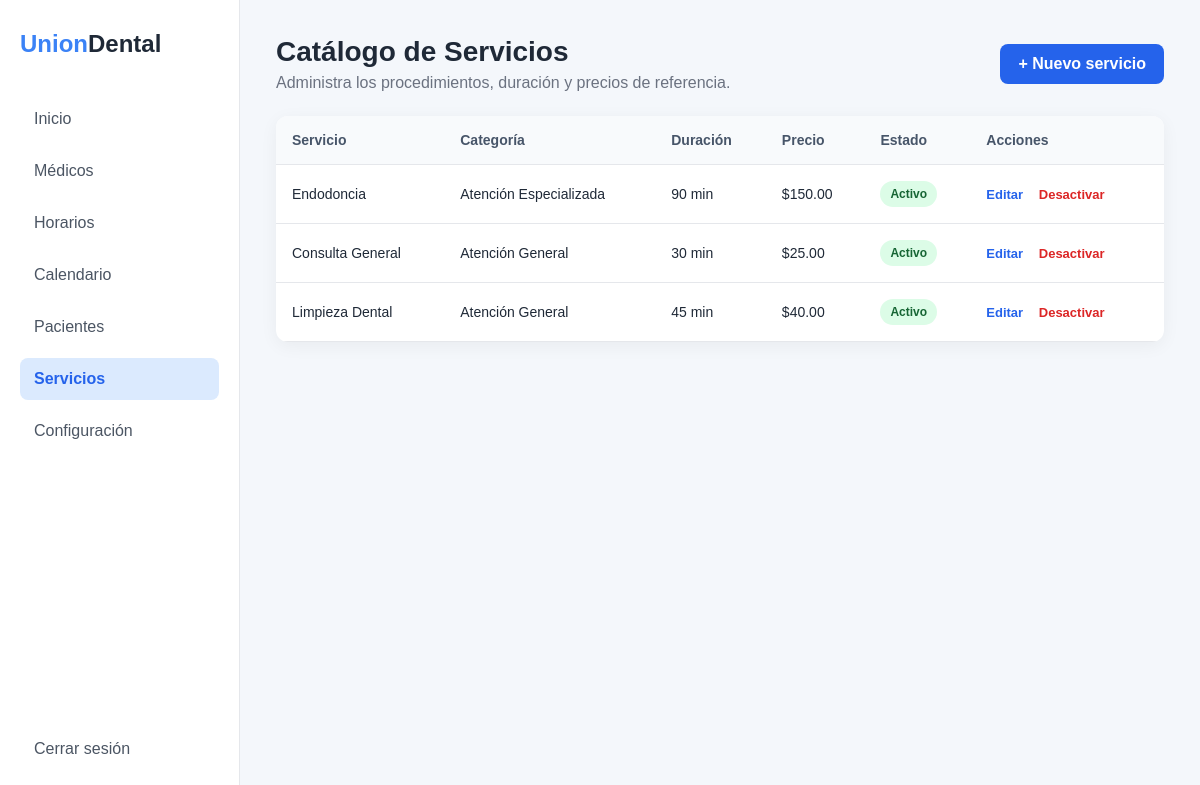
Page /src/public/index.php?url=servicio/index (signed in) on the committed database.
### tables this page shows
CREATE TABLE IF NOT EXISTS servicios (
    id_servicio INT AUTO_INCREMENT PRIMARY KEY,
    id_categoria INT NOT NULL,
    nombre VARCHAR(120) NOT NULL,
    descripcion TEXT NULL,
    duracion_minutos INT NOT NULL DEFAULT 30,
    precio_ref DECIMAL(10,2) NOT NULL DEFAULT 0.00,
    estado ENUM('activo', 'inactivo') DEFAULT 'activo',
    creado_en TIMESTAMP DEFAULT CURRENT_TIMESTAMP,
    CONSTRAINT fk_servicios_categorias FOREIGN KEY (id_categoria) REFERENCES categorias_servicio(id_categoria) ON UPDATE CASCADE
);

CREATE TABLE IF NOT EXISTS categorias_servicio (
    id_categoria INT AUTO_INCREMENT PRIMARY KEY,
    nombre VARCHAR(100) NOT NULL UNIQUE,
    descripcion TEXT NULL,
    estado ENUM('activo', 'inactivo') DEFAULT 'activo',
    creado_en TIMESTAMP DEFAULT CURRENT_TIMESTAMP
);

### src/controllers/ServicioController.php (called while the page is built, shortened)
<?php
require_once __DIR__ . '/../models/Servicio.php';
class ServicioController
{
    private Servicio $servicioModel;
    public function __construct()
    {
        $this->servicioModel = new Servicio();
    }
    public function index(): void
    {
        $servicios = $this->servicioModel->obtenerTodos();
        require __DIR__ . '/../views/servicios/index.php';
    }
}

### src/config/Database.php (called while the page is built, shortened)
<?php
class Database {
    private static ?PDO $connection = null;
    public static function getConnection(): PDO {
        if (self::$connection === null) {
            $host = getenv('DB_HOST') ?: 'clinica_db';
            $port = getenv('DB_PORT') ?: '3306';
            $dbname = getenv('DB_NAME') ?: 'clinica_dental_db';
            $user = getenv('DB_USER') ?: 'clinica_user';
            $pass = getenv('DB_PASS') ?: 'Clinica2026!Pass';
            $dsn = "mysql:host={$host};port={$port};dbname={$dbname};charset=utf8mb4";
            $options = [
                PDO::ATTR_ERRMODE            => PDO::ERRMODE_EXCEPTION,
                PDO::ATTR_DEFAULT_FETCH_MODE => PDO::FETCH_ASSOC,
                PDO::ATTR_EMULATE_PREPARES   => false,
            ];
            try {
                self::$connection = new PDO($dsn, $user, $pass, $options);
            } catch (PDOException $e) {
                error_log("Error de conexión a la BD: " . $e->getMessage());
                die(json_encode([
                    'error' => true,
                    'message' => 'Error al conectar con la base de datos.'
                ]));
            }
        }
        return self::$connection;
    }
}

### src/models/Servicio.php (called while the page is built, shortened)
<?php
class Servicio
{
    private PDO $db;
    public function __construct()
    {
        $this->db = Database::getConnection();
    }
    public function obtenerTodos(): array
    {
        $sql = "
            SELECT
                s.id_servicio,
                s.id_categoria,
                s.nombre,
                s.descripcion,
                s.duracion_minutos,
                s.precio_ref,
                s.estado,
                c.nombre AS categoria
            FROM servicios s
            INNER JOIN categorias_servicio c
                ON c.id_categoria = s.id_categoria
            ORDER BY c.nombre, s.nombre
        ";
        $stmt = $this->db->query($sql);
        return $stmt->fetchAll();
    }
}

### src/views/servicios/index.php (the view, shortened to what this page needs)
<!DOCTYPE html>
<html lang="es">
<head>
</head>
<body>
<div class="app">
    <aside class="sidebar">
        <div class="logo">
            <span>Union</span><span>Dental</span>
        </div>
        <nav class="menu">
            <a href="/?url=home/index">
                Inicio
            </a>
            <a href="/?url=medicos/index">
                Médicos
            </a>
            <a href="/?url=medicos/horarios">
                Horarios
            </a>
            <a href="#">
                Calendario
            </a>
            <a href="/?url=pacientes/index">
                Pacientes
            </a>
            <a
                href="/?url=servicio/index"
                class="active"
            >
                Servicios
            </a>
            <a href="#">
                Configuración
            </a>
        </nav>
        <div class="logout">
            <a href="/?url=auth/logout">
                Cerrar sesión
            </a>
        </div>
    </aside>
    <main class="main">
        <div class="header">
            <div>
                <h1>Catálogo de Servicios</h1>
                <p>
                    Administra los procedimientos, duración y precios de referencia.
                </p>
            </div>
            <a
                href="/?url=servicio/crear"
                class="btn-primary"
            >
                + Nuevo servicio
            </a>
        </div>
        <div class="card">
            <?php if (empty($servicios)): ?>
                <div class="empty">
                    No hay servicios registrados.
                </div>
            <?php else: ?>
                <table>
                    <thead>
                        <tr>
                            <th>Servicio</th>
                            <th>Categoría</th>
                            <th>Duración</th>
                            <th>Precio</th>
                            <th>Estado</th>
                            <th>Acciones</th>
                        </tr>
                    </thead>
                    <tbody>
                        <?php foreach ($servicios as $servicio): ?>
                            <tr>
                                <td>
                                    <?= htmlspecialchars($servicio['nombre']) ?>
                                </td>
                                <td>
                                    <?= htmlspecialchars($servicio['categoria']) ?>
                                </td>
                                <td>
                                    <?= (int) $servicio['duracion_minutos'] ?> min
                                </td>
                                <td>
                                    $<?= number_format(
                                        (float) $servicio['precio_ref'],
                                        2
                                    ) ?>
                                </td>
                                <td>
                                    <span
                                        class="estado <?= htmlspecialchars($servicio['estado']) ?>"
                                    >
                                        <?= ucfirst(
                                            htmlspecialchars($servicio['estado'])
                                        ) ?>
                                    </span>
                                </td>
                                <td class="acciones">
                                    <a
                                        href="/?url=servicio/editar/<?= (int) $servicio['id_servicio'] ?>"
                                        class="editar"
                                    >
                                        Editar
                                    </a>
                                    <?php if ($servicio['estado'] === 'activo'): ?>
                                        <a
                                            href="/?url=servicio/desactivar/<?= (int) $servicio['id_servicio'] ?>"
                                            class="desactivar"
                                            onclick="return confirm('¿Deseas desactivar este servicio?')"
                                        >
                                            Desactivar
                                        </a>
                                    <?php endif; ?>
                                </td>
                            </tr>
                        <?php endforeach; ?>
                    </tbody>
                </table>
            <?php endif; ?>
        </div>
    </main>
</div>
</body>
</html>

### src/views/servicios/index.php (style rules this page uses)
* { box-sizing: border-box; }
body { margin: 0; font-family: Arial, sans-serif; background: #f4f7fb; color: #1f2937; }
.app { display: flex; min-height: 100vh; }
.sidebar { width: 240px; background: #ffffff; border-right: 1px solid #e5e7eb; padding: 30px 20px; display: flex; flex-direction: column; }
.logo { font-size: 24px; font-weight: 700; margin-bottom: 40px; }
.logo span:first-child { color: #3b82f6; }
.logo span:last-child { color: #1f2937; }
.menu { display: flex; flex-direction: column; gap: 10px; }
.menu a { text-decoration: none; color: #4b5563; padding: 12px 14px; border-radius: 8px; transition: 0.2s; }
.menu a.active { background: #dbeafe; color: #2563eb; font-weight: 600; }
.logout { margin-top: auto; }
.logout a { display: block; text-decoration: none; color: #4b5563; padding: 12px 14px; border-radius: 8px; }
.main { flex: 1; padding: 36px; }
.header { display: flex; justify-content: space-between; align-items: center; margin-bottom: 24px; }
.header h1 { margin: 0; font-size: 28px; }
.header p { margin: 6px 0 0; color: #6b7280; }
.btn-primary { display: inline-block; background: #2563eb; color: white; text-decoration: none; padding: 11px 18px; border-radius: 8px; font-weight: 600; }
.card { background: white; border-radius: 12px; box-shadow: 0 4px 18px rgba(0, 0, 0, 0.05); overflow: hidden; }
table { width: 100%; border-collapse: collapse; }
thead { background: #f8fafc; }
th, td { padding: 16px; text-align: left; border-bottom: 1px solid #e5e7eb; }
th { font-size: 14px; color: #475569; }
td { font-size: 14px; }
.estado { display: inline-block; padding: 6px 10px; border-radius: 999px; font-size: 12px; font-weight: 600; }
.estado.activo { background: #dcfce7; color: #166534; }
.acciones a { text-decoration: none; margin-right: 12px; font-weight: 600; font-size: 13px; }
.editar { color: #2563eb; }
.desactivar { color: #dc2626; }

### rows in the picture
servicios: nombre "Endodoncia", id_categoria.nombre "Atención Especializada", duracion_minutos "90", precio_ref "150.00", estado "Activo"
servicios: nombre "Consulta General", id_categoria.nombre "Atención General", duracion_minutos "30", precio_ref "25.00", estado "Activo"
servicios: nombre "Limpieza Dental", id_categoria.nombre "Atención General", duracion_minutos "45", precio_ref "40.00", estado "Activo"
